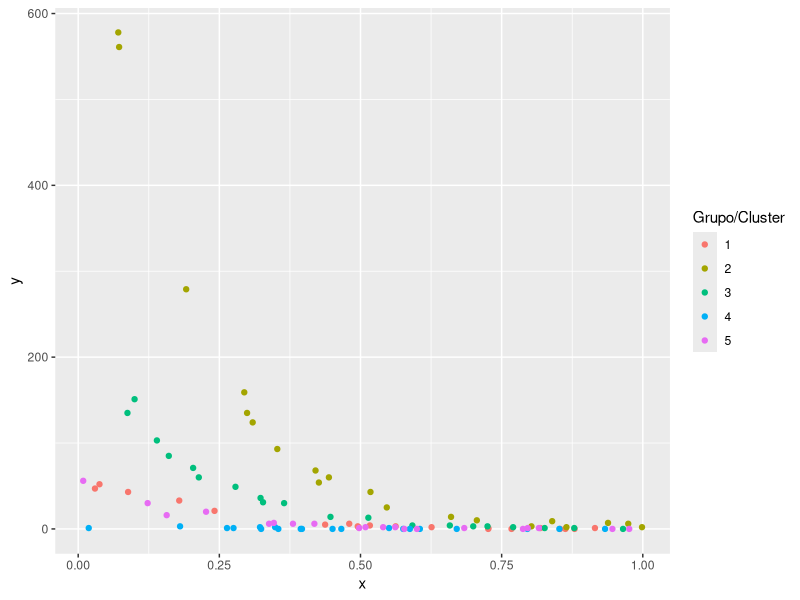

Source code (R):
## ---- chunk 1
ni <- 20
G <- 5
nobs <- ni * G
grupo <- factor(rep(x=1:G, each=ni))
obs <- rep(x=1:ni, times=G)
set.seed(1234567)
x <- runif(n=nobs, min=0, max=1)
set.seed(1234567)
b0 <- rnorm(n=G, mean=0, sd=sqrt(4)) # Intercepto aleatorio
b0 <- rep(x=b0, each=ni)             # El mismo intercepto aleatorio pero repetido
media <- exp(4 - 6 * x + b0)
set.seed(1234567)
y <- rpois(n=nobs, lambda=media)
datos <- data.frame(obs, grupo, b0, x, media, y)
## ---- chunk 2
library(rmarkdown)
paged_table(datos, options = list(rows.print = 6))
## ---- chunk 3
library(ggplot2)
ggplot(datos, aes(x, y, color=grupo) ) + 
  geom_point() + 
  labs(colour="Grupo/Cluster")
